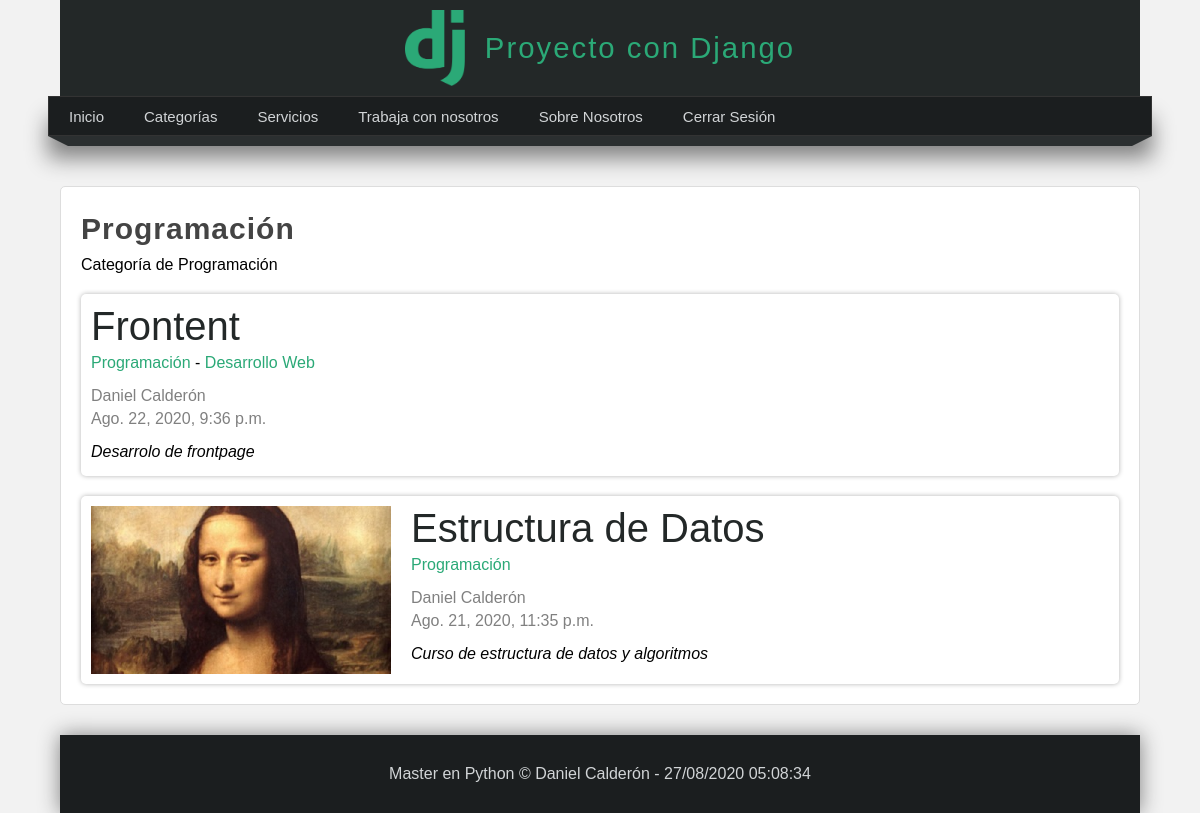
The page /categoria/1 (signed in) on the database its author committed.
### pages/models.py (models this page shows, shortened)
class Page(models.Model):
    title = models.CharField(max_length=50, verbose_name='Título')
    content = RichTextField(verbose_name='Contenido')
    slug = models.CharField(unique=True, max_length=150, verbose_name='URL')
    order = models.IntegerField(default = 0, verbose_name='Orden')
    visible = models.BooleanField(verbose_name='¿Visible?')
    created_at = models.DateField(auto_now_add=True, verbose_name='Creado el')
    updated_at = models.DateField(auto_now=True, verbose_name='Actualizado el')
    class Meta:
        verbose_name = 'Página'
        verbose_name_plural = 'Páginas'

### blog/models.py (models this page shows, shortened)
class Category(models.Model):
    name = models.CharField(max_length=100, verbose_name='Nombre')
    description = models.CharField(max_length=100, verbose_name='Descripción')
    created_at = models.DateTimeField(auto_now_add=True, verbose_name='Creado el')
    class Meta:
        verbose_name = 'Categoría'
        verbose_name_plural = 'Categorías'

class Article(models.Model):
    title = models.CharField(max_length=150, verbose_name='Títilo')
    content = RichTextField(verbose_name='Contenido')
    image = models.ImageField(default='null', verbose_name='Imagen', upload_to = 'articles')
    public = models.BooleanField(verbose_name='¿Publicado?')
    user = models.ForeignKey(User,editable=False, verbose_name='Usuario', on_delete=models.CASCADE)
    categories = models.ManyToManyField(Category, verbose_name='Categorías', blank=True, related_name='articles')
    created_at = models.DateTimeField(auto_now_add=True, verbose_name='Creado el')
    updated_at = models.DateTimeField(auto_now=True, verbose_name='Editado el')
    class Meta:
        verbose_name = 'Artículo'
        verbose_name_plural = 'Artículos'
        ordering = ['-created_at']

### blog/views.py (the view)
# urls.py: path('categoria/<int:category_id>',  views.category, name='category'),
@login_required(login_url='login')
def category(request, category_id):
    category = get_object_or_404(Category, id = category_id)
    return render(request, 'categories/category.html',{
        'category': category,
    })

### blog/processor.py (called while the page is built)
def get_categories(request):
    categories_in_use = Article.objects.filter(public=True).values_list('categories', flat=True)
    categories = Category.objects.filter(id__in=categories_in_use).values_list('id','name')
    return {
        'categories': categories,
        'ids': categories_in_use
    }

### pages/context_processor.py (called while the page is built)
def get_pages(request):
    pages = Page.objects.filter(visible = True).order_by('order').values_list('id','title','slug')
    return {
        'pages': pages
    }

### blog/templates/categories/category.html (shortened to what this page needs)
{% extends 'layouts/layout.html' %}
{% block content %}
    <h1 class="title">{{category.name}}</h1>
    <p>{{category.description}}</p>
    {% include 'articles/articles.html' with articles=category.articles.all%}
{% endblock content %}

### mainapp/templates/layouts/layout.html (shortened to what this page needs)
<!DOCTYPE html>
<html lang="es">
<head>
    {% load static %}
    <link rel="stylesheet" type="text/css" href="{% static 'css/styles.css' %}">
</head>
<body>
    <header>
        <div id="logotipo">
            <img src="{% static 'images/logo.png' %}" alt="logotipo">
            <p>Proyecto con Django</p>
        </div>
    </header>
    <nav>
        <ul>
            <li>
                <a href="{% url 'index' %}">Inicio</a>
            </li>
            {% if user.email %}
                <li>
                    <a href="{% url 'list-articles' %}">Categorías</a>
                </li>
                {% for page in pages %}
                    <li>
                        <a href="{% url 'page' page.2 %}">{{page.1}}</a>
                    </li>
                {% endfor %}
                <li>
                    <a href="{% url 'logout' %}">Cerrar Sesión</a>
                </li>
            {% endif %}
        </ul>
    </nav>
    <div class="barra">
        <span class="esquina-izquierda"></span>
        <span class="relleno-barra"></span>
        <span class="esquina-derecha"></span>
    </div>
    <div id="content">
        <div class="box">
            {% block content %}{% endblock%}
        </div>
    </div>
    <footer>
        Master en Python &copy; Daniel Calderón - {% now "d/m/Y h:m:s" %}
    </footer>
</body>
</html>

### blog/templates/articles/articles.html
 {% for article in articles %}
    <div class="content_articulo">
        {% if article.image != 'null' and article.image.url|length >= 1 %}
        <img src="{{article.image.url}}" />
        {% endif %}
        <div class="boxes">
            <div class="box1">
                <div class="title-box">
                   <a href="{% url 'article' article.id %}">  {{article.title}}</a>
                </div>
                <p>
                    {% for category in article.categories.all %}
                        <a class="categories" href=" {% url 'category' category.id %}">{{category.name}}</a>
                        {% if forloop.counter < article.categories.all|length %}
                            {{'-'}}
                        {% endif %}
                    {% endfor %}
                </p>
                <div class="date">
                    <p>{{article.user.first_name}} {{article.user.last_name}}</p>
                    <p>{{article.created_at}}</p>
                </div>
                <div class="description">
                    <p>{{article.content|safe}}</p>
                </div>
            </div>
        </div>
    </div>
{% endfor %}

### mainapp/static/css/styles.css (style rules this page uses)
html { box-sizing: border-box; }
*,*:before, *:after { box-sizing: inherit; }
* { margin: 0px; padding: 0px; font-family: sans-serif, Arial, Helvetica; text-decoration: none; }
body { background-color: #f2f2f2; }
.box p,.box h3 ,.box h3,.box ul { margin: 5px 0; }
header { background-color: #232828; margin: 0 auto; }
@media (min-width:990px) { header { width: 90%; margin: 0 auto; } }
#logotipo { display: flex; justify-content: center; align-items: center; margin: 0 auto; padding: 10px 0; }
#logotipo img { width: 60px; }
#logotipo p { font-size: 22pt; margin-left: 20px; letter-spacing: 2px; align-items: center; font-weight: lighter; color: #2ba977; }
nav { background-color: #1b1e1f; border: 1px solid #333333; margin: 0 auto; font-size: 15px; }
nav > ul { list-style: none; text-decoration: none; }
nav > ul > li { padding: 10px 0; padding-left: 10px; border-bottom: 1px solid #444444; }
nav > ul > li > a { padding: 5px 0; color: #d1d4d6; display: block; }
@media (min-width:990px) { nav { width: 92%; height: 40px; background-color: #1b1e1f; border: 1px solid #333333; margin: 0 auto; box-shadow: 0px 22px 22px gray; font-size: 15px; } }
@media (min-width:990px) { nav > ul { list-style: none; text-decoration: none; display: flex; } }
@media (min-width:990px) { nav > ul > li { line-height: 40px; padding: 0; border: none; } }
@media (min-width:990px) { nav > ul > li > a { display: block; padding: 0 20px; color: #d1d4d6; } }
@media (min-width:990px) { .barra { width: 92%; margin: 0 auto; display: flex; justify-content: space-between; } }
@media (min-width:990px) { .esquina-izquierda { border-left: 20px solid transparent; border-top: 10px solid #2b2f30; flex-basis: 5%; } }
@media (min-width:990px) { .esquina-derecha { border-right: 20px solid transparent; border-top: 10px solid #2b2f30; flex-basis: 5%; } }
@media (min-width:990px) { .relleno-barra { display: block; background-color: #2b2f30; height: 10px; flex-basis: 90%; } }
#content { width: 90%; margin: 0 auto; margin-bottom: 30px; margin-top: 40px; }
.box { background: white; padding: 20px; border-radius: 5px; border: 1px solid #ddd; margin: 0 auto; min-height: 400px; }
.title { color: #444444; letter-spacing: 1px; font-size: 30px; margin-bottom: 10px; margin-top: 5px; }
.date { display: block; margin-top: 15px; margin-bottom: 15px; color: gray; }
footer { width: 90%; background-color: #1b1e1f; color: #d1d4d6; text-align: center; padding: 30px 0; box-shadow: 0px 0px 20px gray; margin: 0 auto; }
.content_articulo { display: grid; grid-template-columns: auto 1fr; padding: 10px 10px; border-radius: 5px; box-shadow: 0 0 5px rgba(0, 0, 0, .3); transition: all .3s; margin-top: 20px; }
.content_articulo img { display: block; width: 100%; height: auto; max-width: 300px; margin-right: 20px; }
.box1 .title-box > a { color: #232828; font-size: 30pt; list-style: none; }
.box1 .description { margin-top: 10px; font-style: italic; }
.box1 .date { color: gray; }
.categories { color: #2ba977; list-style: none; }

### rows shown on the page
Page: title "Servicios"
Page: title "Trabaja con nosotros"
Page: title "Sobre Nosotros"
Category: name "Programación", description "Categoría de Programación", value "-"
Article: title "Frontent", user.first_name "Daniel", user.last_name "Calderón", created_at "Ago. 22, 2020, 9:36 p.m.", content "Desarrolo de frontpage"
Category: name "Desarrollo Web"
Article: image (picture), title "Estructura de Datos", user.first_name "Daniel", user.last_name "Calderón", created_at "Ago. 21, 2020, 11:35 p.m.", content "Curso de estructura de datos y algoritmos"
